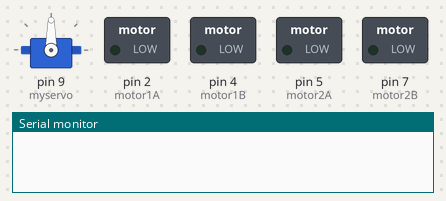
A sketch run on a simulated Arduino Uno, built with avr-gcc and run on an emulated ATmega328P. Shown: servo, switched loads named in the sketch (green lamp = pin HIGH), the last lines printed to the serial monitor. Random numbers use the default seed unless the sketch sets one.

Above: at 0.1 s.
At 0.6 s:
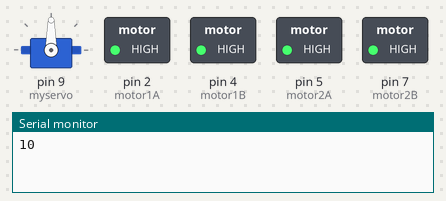
At 21.8 s:
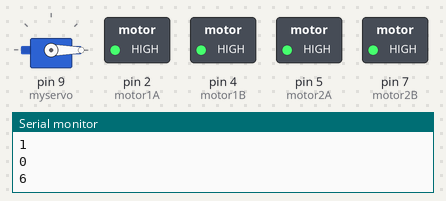
At 24.8 s:
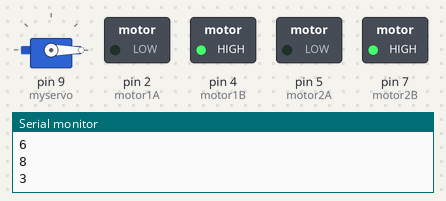
At 29.5 s:
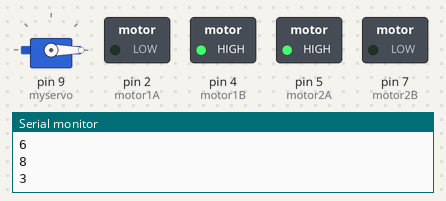
At 33.1 s:
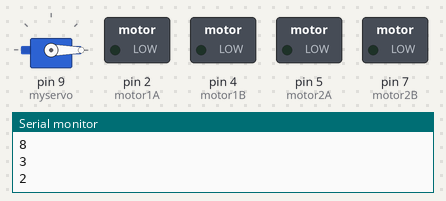
Timing chart, 0 to 40.0 s (numbered marks = the images above):
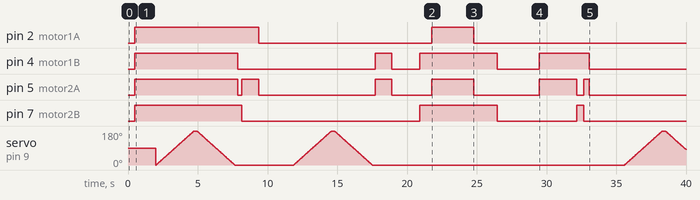

Measured:
- by itself, pin 2 (motor1A): LOW → HIGH at 0.50 s, → LOW 8.9 s later, → HIGH 12.4 s later, → LOW 3.0 s later
- by itself, pin 4 (motor1B): LOW → HIGH at 0.50 s, → LOW 7.4 s later, → HIGH 9.9 s later, → LOW 1.2 s later, … (8 changes in this stretch)
- by itself, pin 5 (motor2A): LOW → HIGH at 0.50 s, → LOW 7.4 s later, → HIGH 0.30 s later, → LOW 1.2 s later, … (12 changes in this stretch)
- by itself, pin 7 (motor2B): goes HIGH 7.7 s, LOW 12.8 s, HIGH 5.6 s, LOW 5.7 s, HIGH 0.50 s, then LOW

The sketch:

Controle_Leitinho2__bobo_.ino
```cpp
#include <Servo.h>

//motor1
//int speed1 = 3;
int motor1A = 2;
int motor1B = 4;
// motor 2
//int speed2 = 6;
int motor2A = 5;
int motor2B = 7;

//servosmotores
Servo myservo;

int pos = 0;

void setup(){

//  pinMode(speed1, OUTPUT);
 // pinMode(speed2, OUTPUT);
  pinMode(motor1A, OUTPUT);
  pinMode(motor1B, OUTPUT);
  pinMode(motor2A, OUTPUT);
  pinMode(motor2B, OUTPUT);
  Serial.begin(9600);

myservo.attach(9);

}


void loop(){
//1200 =360
//750 = 360

delay(500);
int randomic = random(11);

Serial.println(randomic);


if (randomic == 0){
  scannerNeck();
  goFront(1200);
  neutral(2000);
  runLeft(360);
}


 if (randomic == 1){
  scannerNeck();
  goBack(300);
  runRight(1200);
  neutral(2000);
}

 if (randomic == 2){
  goFront(1000);
  delay(200);
  runLeft(300);
  delay(200);
  goFront(400);
  neutral(2000);
}


 if (randomic == 3){
  runLeft(1700);
  neutral(3000);
  goFront(1000);
}

if (randomic == 4){
  runRight(200);
  delay(200);
  goFront(300);
  delay(200);
  runLeft(1300);

}


if (randomic == 5){
park(1000);
}


if (randomic == 6){
park(1000);
}
if (randomic == 7){
park(1000);
}

if (randomic == 8){
park(1000);
}

if (randomic == 9){
park(1000);
}

if (randomic == 10){
 park(1000);

}


if (randomic == 11){
park(1000);
}


}


void scannerNeck(){for (pos = 0; pos <= 180; pos += 1) {

    myservo.write(pos);
    delay(15);

  }
  delay(200);
  for (pos = 180; pos >= 0; pos -= 1) {
    myservo.write(pos);
    delay(15);

  }
  delay(200);
}

void runLeft(int tempo){
  // antihorario
digitalWrite(motor1A, 0);
digitalWrite (motor1B, 1);
digitalWrite(motor2A, 0);
digitalWrite (motor2B, 1);
delay(tempo);


  }

void goFront(int tempo){
  digitalWrite(motor1A, 0);
digitalWrite (motor1B, 1);
digitalWrite(motor2A, 1);
digitalWrite (motor2B, 0);
delay(tempo);


  }

void goBack(int tempo){
  digitalWrite(motor1A, 1);
digitalWrite (motor1B, 0);
digitalWrite(motor2A, 0);
digitalWrite (motor2B, 1);
 delay(tempo);


  }


 void runRight(int tempo){

digitalWrite(motor1A, 1);
digitalWrite (motor1B, 0);
digitalWrite(motor2A, 1);
digitalWrite (motor2B, 0);
delay(tempo);


    }

void park(int tempo){
  // freia o motor
digitalWrite(motor1A, 1);
digitalWrite (motor1B, 1);
digitalWrite(motor2A, 1);
digitalWrite (motor2B, 1);
delay(tempo);

  }

void neutral(int tempo){

  digitalWrite(motor1A, 0);
digitalWrite (motor1B, 0);
digitalWrite(motor2A, 0);
digitalWrite (motor2B, 0);
delay(tempo);


  }
```
